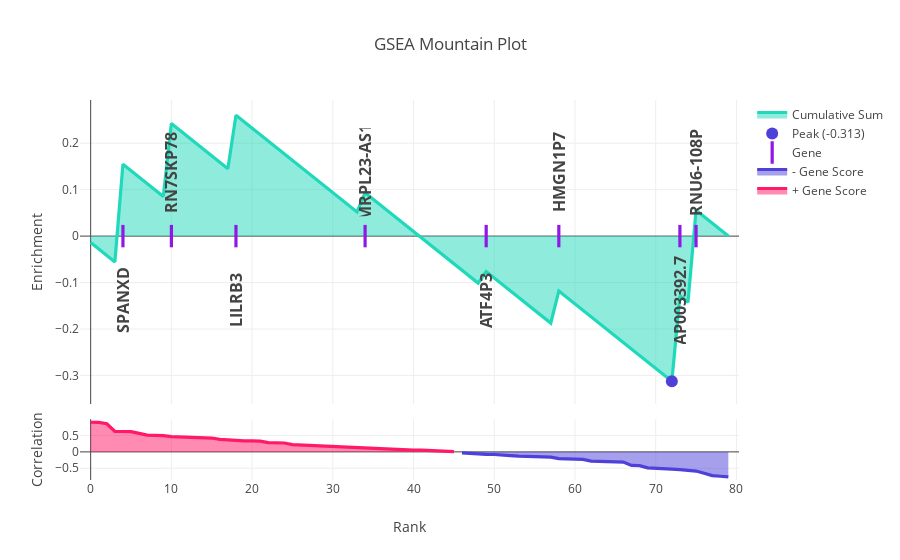

Write notebook code for a chart like this one.
### Code cell
from scipy.stats import pearsonr

n_sample_per_phenotype = n_sample // 2

phenotypes = np.array((0,) * n_sample_per_phenotype + (1,) * n_sample_per_phenotype)


def function(x, y):

    return pearsonr(x, y)[0]

score_p_value = ccal.gsea(
    gene_x_sample,
    phenotypes,
    gene_sets.iloc[0, :],
    function,
    statistic="ks",
    n_permutation=10,
    permuting="gene",
    gene_score_name="Correlation",
)

score_p_value

### Figure 1 — Plotly figure (JSON) as saved in the notebook; plotly's stock layout.template omitted (floating-point values rounded to 4 significant figures)
{"data": [{"fill": "tozeroy", "line": {"color": "#20d9ba", "width": 3.2}, "name": "Cumulative Sum", "type": "scatter", "uid": "08cc466e-f2d9-403e-ba64-3597a78bb954", "x": [0, 1, 2, 3, 4, 5, 6, 7, 8, 9, 10, 11, 12, 13, 14, 15, 16, 17, 18, 19, 20, 21, 22, 23, 24, 25, 26, 27, 28, 29, 30, 31, 32, 33, 34, 35, 36, 37, 38, 39, 40, 41, 42, 43, 44, 45, 46, 47, 48, 49, 50, 51, 52, 53, 54, 55, 56, 57, 58, 59, 60, 61, 62, 63, 64, 65, 66, 67, 68, 69, 70, 71, 72, 73, 74, 75, 76, 77, 78, 79], "y": [-0.01389, -0.02778, -0.04167, -0.05556, 0.155, 0.1411, 0.1272, 0.1133, 0.09943, 0.08554, 0.2425, 0.2286, 0.2147, 0.2009, 0.187, 0.1731, 0.1592, 0.1453, 0.2604, 0.2465, 0.2326, 0.2187, 0.2048, 0.1909, 0.177, 0.1631, 0.1492, 0.1354, 0.1215, 0.1076, 0.09368, 0.0798, 0.06591, 0.05202, 0.09335, 0.07946, 0.06557, 0.05169, 0.0378, 0.02391, 0.01002, -0.00387, -0.01776, -0.03165, -0.04554, -0.05943, -0.07331, -0.0872, -0.1011, -0.07621, -0.0901, -0.104, -0.1179, -0.1318, -0.1457, -0.1595, -0.1734, -0.1873, -0.1182, -0.1321, -0.1459, -0.1598, -0.1737, -0.1876, -0.2015, -0.2154, -0.2293, -0.2432, -0.2571, -0.2709, -0.2848, -0.2987, -0.3126, -0.1285, -0.1424, 0.05556, 0.04167, 0.02778, 0.01389, -3.053e-16], "yaxis": "y2"}, {"marker": {"color": "#4e40d8", "size": 12}, "mode": "markers", "name": "Peak (-0.313)", "type": "scatter", "uid": "115c78b3-78a8-48bb-85bb-5be90707724e", "x": [72], "y": [-0.3126], "yaxis": "y2"}, {"hoverinfo": "x+text", "marker": {"color": "#9017e6", "line": {"width": 3.2}, "size": 16, "symbol": "line-ns-open"}, "mode": "markers", "name": "Gene", "text": ["<b>SPANXD</b>", "<b>RN7SKP78</b>", "<b>LILRB3</b>", "<b>MRPL23-AS1</b>", "<b>ATF4P3</b>", "<b>HMGN1P7</b>", "<b>AP003392.7</b>", "<b>RNU6-108P</b>"], "type": "scatter", "uid": "ef3ac716-c3b6-4f54-a55c-b8c6237454c2", "x": [4, 10, 18, 34, 49, 58, 73, 75], "y": [0, 0, 0, 0, 0, 0, 0, 0], "yaxis": "y2"}, {"fill": "tozeroy", "line": {"color": "#4e40d8", "width": 3.2}, "name": "- Gene Score", "type": "scatter", "uid": "6a92e1ee-38db-4d4b-b04b-669e721902c1", "x": [46, 47, 48, 49, 50, 51, 52, 53, 54, 55, 56, 57, 58, 59, 60, 61, 62, 63, 64, 65, 66, 67, 68, 69, 70, 71, 72, 73, 74, 75, 76, 77, 78, 79], "y": [-0.03257, -0.05315, -0.0701, -0.07347, -0.08063, -0.08472, -0.1121, -0.1305, -0.1352, -0.1424, -0.1517, -0.1587, -0.2042, -0.2124, -0.2235, -0.2269, -0.2835, -0.2898, -0.2923, -0.3002, -0.3123, -0.4127, -0.421, -0.4863, -0.4922, -0.4988, -0.5257, -0.5435, -0.5576, -0.5846, -0.6533, -0.7235, -0.744, -0.7647]}, {"fill": "tozeroy", "line": {"color": "#ff1968", "width": 3.2}, "name": "+ Gene Score", "type": "scatter", "uid": "9791ec88-111f-4f59-b8f5-d041b6b42e22", "x": [0, 1, 2, 3, 4, 5, 6, 7, 8, 9, 10, 11, 12, 13, 14, 15, 16, 17, 18, 19, 20, 21, 22, 23, 24, 25, 26, 27, 28, 29, 30, 31, 32, 33, 34, 35, 36, 37, 38, 39, 40, 41, 42, 43, 44, 45], "y": [0.9037, 0.898, 0.858, 0.6275, 0.6217, 0.6189, 0.5654, 0.51, 0.5034, 0.4967, 0.4635, 0.4527, 0.4348, 0.4301, 0.4223, 0.422, 0.3799, 0.3613, 0.3397, 0.3364, 0.3344, 0.3259, 0.2822, 0.2761, 0.2713, 0.2224, 0.2111, 0.192, 0.1747, 0.17, 0.1468, 0.1428, 0.1411, 0.1315, 0.122, 0.1104, 0.08765, 0.08253, 0.08054, 0.06533, 0.05417, 0.05401, 0.03939, 0.03802, 0.02195, 0.004986]}], "layout": {"annotations": [{"borderpad": 0, "clicktoshow": "onoff", "font": {"size": 16}, "showarrow": false, "text": "<b>SPANXD</b>", "textangle": -90, "width": 88, "x": 4, "y": 0, "yref": "y2", "yshift": -64}, {"borderpad": 0, "clicktoshow": "onoff", "font": {"size": 16}, "showarrow": false, "text": "<b>RN7SKP78</b>", "textangle": -90, "width": 88, "x": 10, "y": 0, "yref": "y2", "yshift": 64}, {"borderpad": 0, "clicktoshow": "onoff", "font": {"size": 16}, "showarrow": false, "text": "<b>LILRB3</b>", "textangle": -90, "width": 88, "x": 18, "y": 0, "yref": "y2", "yshift": -64}, {"borderpad": 0, "clicktoshow": "onoff", "font": {"size": 16}, "showarrow": false, "text": "<b>MRPL23-AS1</b>", "textangle": -90, "width": 88, "x": 34, "y": 0, "yref": "y2", "yshift": 64}, {"borderpad": 0, "clicktoshow": "onoff", "font": {"size": 16}, "showarrow": false, "text": "<b>ATF4P3</b>", "textangle": -90, "width": 88, "x": 49, "y": 0, "yref": "y2", "yshift": -64}, {"borderpad": 0, "clicktoshow": "onoff", "font": {"size": 16}, "showarrow": false, "text": "<b>HMGN1P7</b>", "textangle": -90, "width": 88, "x": 58, "y": 0, "yref": "y2", "yshift": 64}, {"borderpad": 0, "clicktoshow": "onoff", "font": {"size": 16}, "showarrow": false, "text": "<b>AP003392.7</b>", "textangle": -90, "width": 88, "x": 73, "y": 0, "yref": "y2", "yshift": -64}, {"borderpad": 0, "clicktoshow": "onoff", "font": {"size": 16}, "showarrow": false, "text": "<b>RNU6-108P</b>", "textangle": -90, "width": 88, "x": 75, "y": 0, "yref": "y2", "yshift": 64}], "hovermode": "closest", "title": {"text": "GSEA Mountain Plot"}, "xaxis": {"anchor": "y", "automargin": true, "title": {"text": "Rank"}}, "yaxis": {"automargin": true, "domain": [0, 0.16], "title": {"text": "Correlation"}}, "yaxis2": {"domain": [0.2, 1], "title": {"text": "Enrichment"}}}}
